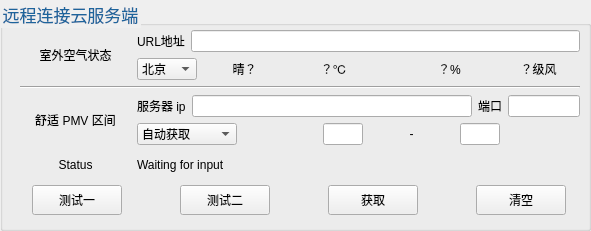
   <widget class="QGroupBox" name="group_connect">
    <property name="geometry">
     <rect>
      <x>430</x>
      <y>20</y>
      <width>591</width>
      <height>231</height>
     </rect>
    </property>
    <property name="styleSheet">
     <string notr="true">.QGroupBox{
    font-size:17px;
	color: #1d649c;
}</string>
    </property>
    <property name="title">
     <string>远程连接云服务端</string>
    </property>
    <widget class="QWidget" name="layoutWidget">
     <property name="geometry">
      <rect>
       <x>20</x>
       <y>30</y>
       <width>560</width>
       <height>185</height>
      </rect>
     </property>
     <layout class="QVBoxLayout" name="verticalLayout_3" stretch="1,0,2,1,1">
      <item>
       <layout class="QHBoxLayout" name="horizontalLayout_8" stretch="1,4">
        <item>
         <widget class="QLabel" name="label_air">
          <property name="text">
           <string>室外空气状态</string>
          </property>
          <property name="alignment">
           <set>Qt::AlignCenter</set>
          </property>
         </widget>
        </item>
        <item>
         <layout class="QVBoxLayout" name="verticalLayout">
          <item>
           <layout class="QHBoxLayout" name="horizontalLayout_3">
            <item>
             <widget class="QLabel" name="label_url">
              <property name="text">
               <string>URL地址</string>
              </property>
             </widget>
            </item>
            <item>
             <widget class="QLineEdit" name="line_url"/>
            </item>
           </layout>
          </item>
          <item>
           <layout class="QHBoxLayout" name="horizontalLayout_2">
            <item>
             <widget class="QComboBox" name="combo_air">
              <property name="maximumSize">
               <size>
                <width>60</width>
                <height>16777215</height>
               </size>
              </property>
              <item>
               <property name="text">
                <string>北京</string>
               </property>
              </item>
              <item>
               <property name="text">
                <string>上海</string>
               </property>
              </item>
              <item>
               <property name="text">
                <string>广州</string>
               </property>
              </item>
              <item>
               <property name="text">
                <string>深圳</string>
               </property>
              </item>
              <item>
               <property name="text">
                <string>西安</string>
               </property>
              </item>
              <item>
               <property name="text">
                <string>咸阳</string>
               </property>
              </item>
             </widget>
            </item>
            <item>
             <layout class="QHBoxLayout" name="horizontalLayout">
              <item>
               <widget class="QLabel" name="label_airGeneral">
                <property name="text">
                 <string>晴？</string>
                </property>
                <property name="alignment">
                 <set>Qt::AlignCenter</set>
                </property>
               </widget>
              </item>
              <item>
               <widget class="QLabel" name="label_airTemMin">
                <property name="text">
                 <string>？℃</string>
                </property>
                <property name="alignment">
                 <set>Qt::AlignCenter</set>
                </property>
               </widget>
              </item>
              <item>
               <widget class="QLabel" name="label_line1">
                <property name="maximumSize">
                 <size>
                  <width>20</width>
                  <height>16777215</height>
                 </size>
                </property>
                <property name="text">
                 <string/>
                </property>
                <property name="alignment">
                 <set>Qt::AlignCenter</set>
                </property>
               </widget>
              </item>
              <item>
               <widget class="QLabel" name="label_airTemMax">
                <property name="text">
                 <string>？%</string>
                </property>
                <property name="alignment">
                 <set>Qt::AlignCenter</set>
                </property>
               </widget>
              </item>
              <item>
               <widget class="QLabel" name="label_airPower">
                <property name="text">
                 <string>？级风</string>
                </property>
                <property name="alignment">
                 <set>Qt::AlignCenter</set>
                </property>
               </widget>
              </item>
             </layout>
            </item>
           </layout>
          </item>
         </layout>
        </item>
       </layout>
      </item>
      <item>
       <widget class="Line" name="line_3">
        <property name="orientation">
         <enum>Qt::Horizontal</enum>
        </property>
       </widget>
      </item>
      <item>
       <layout class="QHBoxLayout" name="horizontalLayout_9" stretch="1,4">
        <item>
         <widget class="QLabel" name="label_fitPmv">
          <property name="text">
           <string>舒适 PMV 区间</string>
          </property>
          <property name="alignment">
           <set>Qt::AlignCenter</set>
          </property>
         </widget>
        </item>
        <item>
         <layout class="QVBoxLayout" name="verticalLayout_2" stretch="0,0">
          <item>
           <layout class="QHBoxLayout" name="horizontalLayout_4">
            <item>
             <widget class="QLabel" name="label_ip">
              <property name="text">
               <string>服务器 ip</string>
              </property>
             </widget>
            </item>
            <item>
             <widget class="QLineEdit" name="line_ip">
              <property name="minimumSize">
               <size>
                <width>280</width>
                <height>0</height>
               </size>
              </property>
             </widget>
            </item>
            <item>
             <widget class="QLabel" name="label_port">
              <property name="text">
               <string>端口</string>
              </property>
             </widget>
            </item>
            <item>
             <widget class="QLineEdit" name="line_port"/>
            </item>
           </layout>
          </item>
          <item>
           <layout class="QHBoxLayout" name="horizontalLayout_5">
            <item>
             <widget class="QComboBox" name="combo_fitPmv">
              <property name="minimumSize">
               <size>
                <width>100</width>
                <height>0</height>
               </size>
              </property>
              <property name="maximumSize">
               <size>
                <width>100</width>
                <height>16777215</height>
               </size>
              </property>
              <item>
               <property name="text">
                <string>自动获取</string>
               </property>
              </item>
              <item>
               <property name="text">
                <string>手动输入</string>
               </property>
              </item>
             </widget>
            </item>
            <item>
             <spacer name="horizontalSpacer_4">
              <property name="orientation">
               <enum>Qt::Horizontal</enum>
              </property>
              <property name="sizeType">
               <enum>QSizePolicy::Fixed</enum>
              </property>
              <property name="sizeHint" stdset="0">
               <size>
                <width>80</width>
                <height>20</height>
               </size>
              </property>
             </spacer>
            </item>
            <item>
             <widget class="QLineEdit" name="line_pmvMin">
              <property name="maximumSize">
               <size>
                <width>40</width>
                <height>16777215</height>
               </size>
              </property>
             </widget>
            </item>
            <item>
             <widget class="QLabel" name="label_line2">
              <property name="text">
               <string>-</string>
              </property>
              <property name="alignment">
               <set>Qt::AlignCenter</set>
              </property>
             </widget>
            </item>
            <item>
             <widget class="QLineEdit" name="line_pmvMax">
              <property name="maximumSize">
               <size>
                <width>40</width>
                <height>16777215</height>
               </size>
              </property>
             </widget>
            </item>
            <item>
             <spacer name="horizontalSpacer_3">
              <property name="orientation">
               <enum>Qt::Horizontal</enum>
              </property>
              <property name="sizeType">
               <enum>QSizePolicy::Fixed</enum>
              </property>
              <property name="sizeHint" stdset="0">
               <size>
                <width>80</width>
                <height>20</height>
               </size>
              </property>
             </spacer>
            </item>
           </layout>
          </item>
         </layout>
        </item>
       </layout>
      </item>
      <item>
       <layout class="QHBoxLayout" name="horizontalLayout_6" stretch="1,4">
        <item>
         <widget class="QLabel" name="label_state">
          <property name="text">
           <string>Status</string>
          </property>
          <property name="alignment">
           <set>Qt::AlignCenter</set>
          </property>
         </widget>
        </item>
        <item>
         <widget class="QLabel" name="label_stateInfo">
          <property name="text">
           <string>Waiting for input</string>
          </property>
         </widget>
        </item>
       </layout>
      </item>
      <item>
       <layout class="QHBoxLayout" name="horizontalLayout_7">
        <item>
         <widget class="QPushButton" name="button_test01">
          <property name="sizePolicy">
           <sizepolicy hsizetype="Fixed" vsizetype="Fixed">
            <horstretch>0</horstretch>
            <verstretch>0</verstretch>
           </sizepolicy>
          </property>
          <property name="minimumSize">
           <size>
            <width>90</width>
            <height>30</height>
           </size>
          </property>
          <property name="layoutDirection">
           <enum>Qt::LeftToRight</enum>
          </property>
          <property name="text">
           <string>测试一</string>
          </property>
          <property name="checkable">
           <bool>true</bool>
          </property>
         </widget>
        </item>
        <item>
         <spacer name="horizontalSpacer_5">
          <property name="orientation">
           <enum>Qt::Horizontal</enum>
          </property>
          <property name="sizeType">
           <enum>QSizePolicy::Fixed</enum>
          </property>
          <property name="sizeHint" stdset="0">
           <size>
            <width>40</width>
            <height>20</height>
           </size>
          </property>
         </spacer>
        </item>
        <item>
         <widget class="QPushButton" name="button_test02">
          <property name="sizePolicy">
           <sizepolicy hsizetype="Fixed" vsizetype="Fixed">
            <horstretch>0</horstretch>
            <verstretch>0</verstretch>
           </sizepolicy>
          </property>
          <property name="minimumSize">
           <size>
            <width>90</width>
            <height>30</height>
           </size>
          </property>
          <property name="text">
           <string>测试二</string>
          </property>
         </widget>
        </item>
        <item>
         <spacer name="horizontalSpacer_6">
          <property name="orientation">
           <enum>Qt::Horizontal</enum>
          </property>
          <property name="sizeType">
           <enum>QSizePolicy::Fixed</enum>
          </property>
          <property name="sizeHint" stdset="0">
           <size>
            <width>40</width>
            <height>20</height>
           </size>
          </property>
         </spacer>
        </item>
        <item>
         <widget class="QPushButton" name="button_get">
          <property name="sizePolicy">
           <sizepolicy hsizetype="Fixed" vsizetype="Fixed">
            <horstretch>0</horstretch>
            <verstretch>0</verstretch>
           </sizepolicy>
          </property>
          <property name="minimumSize">
           <size>
            <width>90</width>
            <height>30</height>
           </size>
          </property>
          <property name="text">
           <string>获取</string>
          </property>
         </widget>
        </item>
        <item>
         <spacer name="horizontalSpacer_7">
          <property name="orientation">
           <enum>Qt::Horizontal</enum>
          </property>
          <property name="sizeType">
           <enum>QSizePolicy::Fixed</enum>
          </property>
          <property name="sizeHint" stdset="0">
           <size>
            <width>40</width>
            <height>20</height>
           </size>
          </property>
         </spacer>
        </item>
        <item>
         <widget class="QPushButton" name="button_clr">
          <property name="sizePolicy">
           <sizepolicy hsizetype="Fixed" vsizetype="Fixed">
            <horstretch>0</horstretch>
            <verstretch>0</verstretch>
           </sizepolicy>
          </property>
          <property name="minimumSize">
           <size>
            <width>90</width>
            <height>30</height>
           </size>
          </property>
          <property name="text">
           <string>清空</string>
          </property>
         </widget>
        </item>
       </layout>
      </item>
     </layout>
    </widget>
   </widget>
